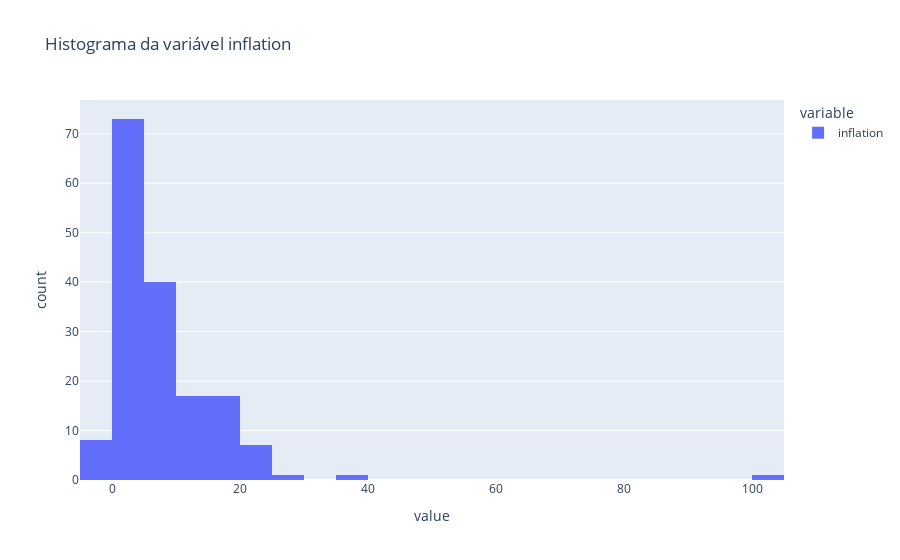

This figure's notebook cell:
### Code cell
# Distribuição da variável inflation
px.histogram(df_countries['inflation'], title='Histograma da variável inflation')

### Figure 1 — Plotly figure (JSON) as saved in the notebook; plotly's stock layout.template omitted (floating-point values rounded to 4 significant figures; data arrays with more than 128 entries replaced by an {"elided": "..."} marker saying what was removed)
{"data": [{"alignmentgroup": "True", "bingroup": "x", "hovertemplate": "variable=inflation<br>value=%{x}<br>count=%{y}<extra></extra>", "legendgroup": "inflation", "marker": {"color": "#636efa", "pattern": {"shape": ""}}, "name": "inflation", "offsetgroup": "inflation", "orientation": "v", "showlegend": true, "type": "histogram", "x": {"elided": "165 float values"}, "xaxis": "x", "yaxis": "y"}], "layout": {"barmode": "relative", "legend": {"title": {"text": "variable"}, "tracegroupgap": 0}, "title": {"text": "Histograma da variável inflation"}, "xaxis": {"anchor": "y", "domain": [0, 1], "title": {"text": "value"}}, "yaxis": {"anchor": "x", "domain": [0, 1], "title": {"text": "count"}}}}
